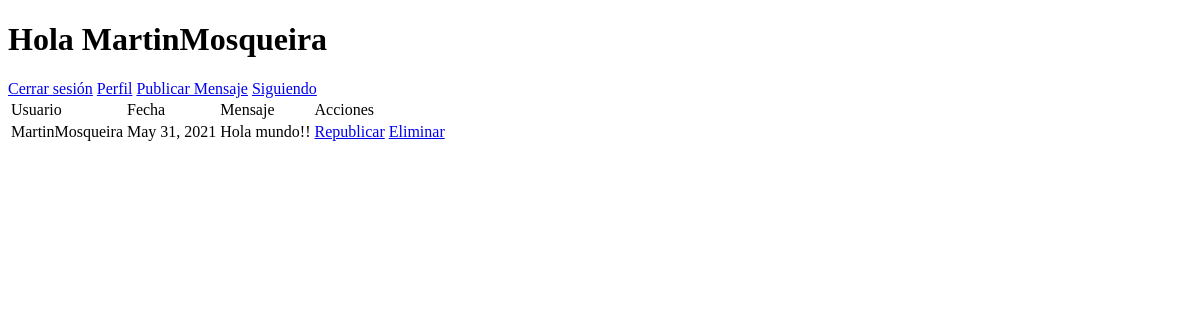
Page / (signed in) on the earlier database version.
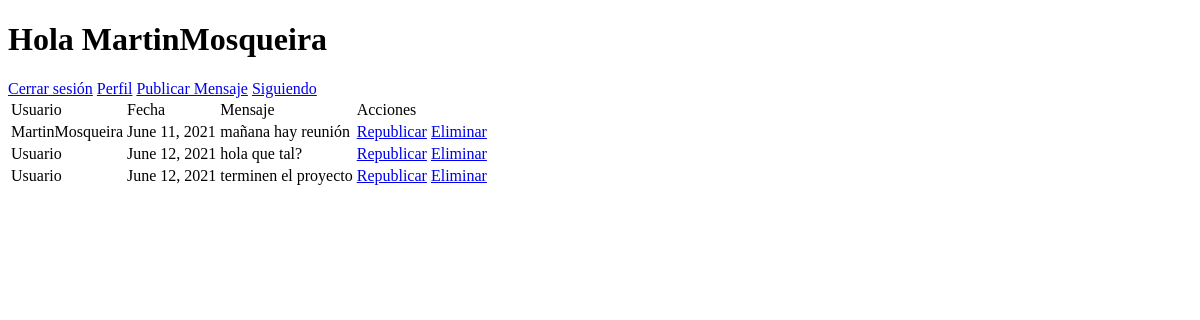
Same page on the later database version.
### MB/models.py (models this page shows)
class Mensajes(models.Model):
    usuario=models.ForeignKey(Perfil, null=True, on_delete=models.CASCADE)
    fecha=models.DateField(default=datetime.now())
    mensaje=models.CharField(max_length=140)
    etiqueta=models.IntegerField(null=False,blank=True,choices=seleccion_estado_etiqueta)

class Perfil(models.Model):
    usuario=models.OneToOneField(User, primary_key=True, on_delete=models.CASCADE)
    nombre=models.CharField(max_length=50, blank=True)
    apellido=models.CharField(max_length=50, blank=True)
    email=models.EmailField(blank=True)
    telefono=models.IntegerField(max_length=10, blank=True, null=True)
    cargo=models.CharField(max_length=50, blank=True)
    imagen=models.ImageField(upload_to='Photos', blank=True)
    def __str__(self):
        return self.usuario.username

### MB/views.py (the view)
# urls.py: path('',tablón_anuncios, name='tablón'),
def tablón_anuncios(request):
    mensajes=Mensajes.objects.all()
    contexto={'mensajes':mensajes}
    return render(request, 'MB/bienvenida.html',contexto)

### MB/templates/MB/bienvenida.html (shortened to what this page needs)
{% extends "base.html" %}
{% block content %}
    {% if user.is_authenticated %}
        <h1>Hola {{ user.username }}</h1>
        <a href="{% url 'sign_out' %}">Cerrar sesión</a>
        <a href="{% url 'PerfilUsuario' %}">Perfil</a>
        <a href="{% url 'NuevoMensaje' %}">Publicar Mensaje</a>
        <a href="{% url 'ConsultarSiguiendo' %}">Siguiendo</a>
        <table class="table">
            <thead>
                <tr>
                    <td>Usuario</td>
                    <td>Fecha</td>
                    <td>Mensaje</td>
                    <td>Acciones</td>
                </tr>
            </thead>
            <tbody>
                {% if mensajes %}
                {% for mensaje in mensajes %}
                <tr>
                    <td>{{mensaje.usuario}}</td>
                    <td>{{mensaje.fecha}}</td>
                    <td>{{mensaje.mensaje}}</td>
                    <td>
                        <a href="{% url 'NuevoMensajeEditar' mensaje.id%}">Republicar</a>
                        <a href="{% url 'NuevoMensajeEliminar' mensaje.id%}">Eliminar</a>
                    </td>
                </tr>
                {% endfor %}
                {% else %}
                <h1>No hay mensajes publicados</h1>
                {% endif %}
            </tbody>
            </table>
    {% else %}
        <a href="{% url 'sign_up' %}">Registrate</a>
        <a href="{% url 'sign_in' %}">Iniciar sesión</a>
    {% endif %}
{% endblock content %}

Differences in the rows shown:
changed Mensajes "MartinMosqueira": fecha "May 31, 2021" → "June 11, 2021"; mensaje "Hola mundo!!" → "mañana hay reunión"
added Mensajes: usuario "Usuario", fecha "June 12, 2021", mensaje "hola que tal?"
added Mensajes: usuario "Usuario", fecha "June 12, 2021", mensaje "terminen el proyecto"
